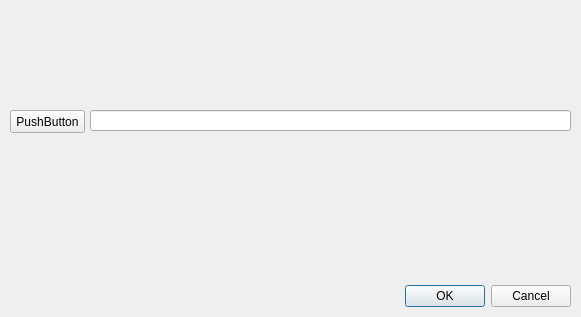
<?xml version="1.0" encoding="UTF-8"?>
<ui version="4.0">
 <class>Dialog</class>
 <widget class="QDialog" name="Dialog">
  <property name="geometry">
   <rect>
    <x>0</x>
    <y>0</y>
    <width>581</width>
    <height>317</height>
   </rect>
  </property>
  <property name="windowTitle">
   <string>Dialog</string>
  </property>
  <widget class="QDialogButtonBox" name="buttonBox">
   <property name="geometry">
    <rect>
     <x>230</x>
     <y>280</y>
     <width>341</width>
     <height>32</height>
    </rect>
   </property>
   <property name="orientation">
    <enum>Qt::Horizontal</enum>
   </property>
   <property name="standardButtons">
    <set>QDialogButtonBox::Cancel|QDialogButtonBox::Ok</set>
   </property>
  </widget>
  <widget class="QPushButton" name="FileSelect">
   <property name="geometry">
    <rect>
     <x>10</x>
     <y>110</y>
     <width>75</width>
     <height>23</height>
    </rect>
   </property>
   <property name="text">
    <string>PushButton</string>
   </property>
  </widget>
  <widget class="QLineEdit" name="FilePath">
   <property name="geometry">
    <rect>
     <x>90</x>
     <y>110</y>
     <width>481</width>
     <height>21</height>
    </rect>
   </property>
  </widget>
 </widget>
 <resources/>
 <connections>
  <connection>
   <sender>buttonBox</sender>
   <signal>accepted()</signal>
   <receiver>Dialog</receiver>
   <slot>accept()</slot>
   <hints>
    <hint type="sourcelabel">
     <x>248</x>
     <y>254</y>
    </hint>
    <hint type="destinationlabel">
     <x>157</x>
     <y>274</y>
    </hint>
   </hints>
  </connection>
  <connection>
   <sender>buttonBox</sender>
   <signal>rejected()</signal>
   <receiver>Dialog</receiver>
   <slot>reject()</slot>
   <hints>
    <hint type="sourcelabel">
     <x>316</x>
     <y>260</y>
    </hint>
    <hint type="destinationlabel">
     <x>286</x>
     <y>274</y>
    </hint>
   </hints>
  </connection>
 </connections>
</ui>
